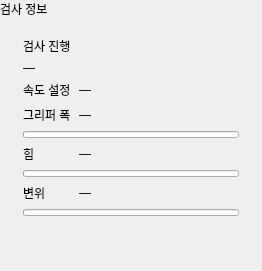
         <widget class="QFrame" name="movePanel">
          <property name="minimumSize">
           <size>
            <width>262</width>
            <height>0</height>
           </size>
          </property>
          <property name="maximumSize">
           <size>
            <width>262</width>
            <height>16777215</height>
           </size>
          </property>
          <property name="role" stdset="0">
           <string>panel</string>
          </property>
          <layout class="QVBoxLayout" name="layout27" stretch="0,1">
           <property name="spacing">
            <number>10</number>
           </property>
           <property name="leftMargin">
            <number>0</number>
           </property>
           <property name="topMargin">
            <number>0</number>
           </property>
           <property name="rightMargin">
            <number>0</number>
           </property>
           <property name="bottomMargin">
            <number>6</number>
           </property>
           <item>
            <widget class="QLabel" name="moveTitle">
             <property name="text">
              <string>검사 정보</string>
             </property>
             <property name="role" stdset="0">
              <string>panelTitle</string>
             </property>
            </widget>
           </item>
           <item>
            <layout class="QVBoxLayout" name="layout28">
             <property name="spacing">
              <number>6</number>
             </property>
             <property name="leftMargin">
              <number>14</number>
             </property>
             <property name="topMargin">
              <number>0</number>
             </property>
             <property name="rightMargin">
              <number>14</number>
             </property>
             <property name="bottomMargin">
              <number>0</number>
             </property>
             <item>
              <widget class="QFrame" name="pointPanel">
               <property name="role" stdset="0">
                <string>subPanel</string>
               </property>
               <layout class="QVBoxLayout" name="layout8">
                <item>
                 <widget class="QLabel" name="pointPanelTitle">
                  <property name="text">
                   <string>검사 진행</string>
                  </property>
                  <property name="role" stdset="0">
                   <string>groupTitle</string>
                  </property>
                 </widget>
                </item>
                <item>
                 <widget class="QLabel" name="pointRule">
                  <property name="text">
                   <string>—</string>
                  </property>
                  <property name="wordWrap">
                   <bool>true</bool>
                  </property>
                  <property name="role" stdset="0">
                   <string>key</string>
                  </property>
                 </widget>
                </item>
                <item>
                 <layout class="QGridLayout" name="layout9" columnstretch="0,1">
                  <property name="horizontalSpacing">
                   <number>8</number>
                  </property>
                  <property name="verticalSpacing">
                   <number>7</number>
                  </property>
                  <item row="0" column="0">
                   <widget class="QLabel" name="pointSpeedKey">
                    <property name="text">
                     <string>속도 설정</string>
                    </property>
                    <property name="role" stdset="0">
                     <string>key</string>
                    </property>
                   </widget>
                  </item>
                  <item row="0" column="1">
                   <widget class="QLabel" name="pointSpeed">
                    <property name="text">
                     <string>—</string>
                    </property>
                    <property name="role" stdset="0">
                     <string>value</string>
                    </property>
                   </widget>
                  </item>
                  <item row="1" column="0">
                   <widget class="QLabel" name="pointGripperKey">
                    <property name="text">
                     <string>그리퍼 폭</string>
                    </property>
                    <property name="role" stdset="0">
                     <string>key</string>
                    </property>
                   </widget>
                  </item>
                  <item row="1" column="1">
                   <widget class="QLabel" name="pointGripper">
                    <property name="text">
                     <string>—</string>
                    </property>
                    <property name="role" stdset="0">
                     <string>value</string>
                    </property>
                   </widget>
                  </item>
            <item row="2" column="0" colspan="2">
             <widget class="QProgressBar" name="gripGauge">
              <property name="minimumSize">
               <size>
                <width>0</width>
                <height>7</height>
               </size>
              </property>
              <property name="maximumSize">
               <size>
                <width>16777215</width>
                <height>7</height>
               </size>
              </property>
              <property name="toolTip">
               <string>그리퍼 실측 폭과 파지 실패 기준</string>
              </property>
              <property name="maximum">
               <number>1000</number>
              </property>
              <property name="value">
               <number>0</number>
              </property>
              <property name="textVisible">
               <bool>false</bool>
              </property>
             </widget>
            </item>
                  <item row="3" column="0">
                   <widget class="QLabel" name="pointForceKey">
                    <property name="text">
                     <string>힘</string>
                    </property>
                    <property name="role" stdset="0">
                     <string>key</string>
                    </property>
                   </widget>
                  </item>
                  <item row="3" column="1">
                   <widget class="QLabel" name="pointForce">
                    <property name="text">
                     <string>—</string>
                    </property>
                    <property name="role" stdset="0">
                     <string>value</string>
                    </property>
                   </widget>
                  </item>
            <item row="4" column="0" colspan="2">
             <widget class="QProgressBar" name="forceGauge">
              <property name="minimumSize">
               <size>
                <width>0</width>
                <height>7</height>
               </size>
              </property>
              <property name="maximumSize">
               <size>
                <width>16777215</width>
                <height>7</height>
               </size>
              </property>
              <property name="toolTip">
               <string>기준 Pull 힘 대비 현재 힘</string>
              </property>
              <property name="maximum">
               <number>1000</number>
              </property>
              <property name="value">
               <number>0</number>
              </property>
              <property name="textVisible">
               <bool>false</bool>
              </property>
             </widget>
            </item>
                  <item row="5" column="0">
                   <widget class="QLabel" name="pointDisplacementKey">
                    <property name="text">
                     <string>변위</string>
                    </property>
                    <property name="role" stdset="0">
                     <string>key</string>
                    </property>
                   </widget>
                  </item>
                  <item row="5" column="1">
                   <widget class="QLabel" name="pointDisplacement">
                    <property name="text">
                     <string>—</string>
                    </property>
                    <property name="role" stdset="0">
                     <string>value</string>
                    </property>
                   </widget>
                  </item>
            <item row="6" column="0" colspan="2">
             <widget class="QProgressBar" name="dispGauge">
              <property name="minimumSize">
               <size>
                <width>0</width>
                <height>7</height>
               </size>
              </property>
              <property name="maximumSize">
               <size>
                <width>16777215</width>
                <height>7</height>
               </size>
              </property>
              <property name="toolTip">
               <string>허용 변위 대비 현재 변위</string>
              </property>
              <property name="maximum">
               <number>1000</number>
              </property>
              <property name="value">
               <number>0</number>
              </property>
              <property name="textVisible">
               <bool>false</bool>
              </property>
             </widget>
            </item>
                 </layout>
                </item>
               </layout>
              </widget>
             </item>
             <item>
              <spacer name="spacer31">
               <property name="orientation">
                <enum>Qt::Vertical</enum>
               </property>
               <property name="sizeHint" stdset="0">
                <size>
                 <width>20</width>
                 <height>40</height>
                </size>
               </property>
              </spacer>
             </item>
            </layout>
           </item>
          </layout>
         </widget>
